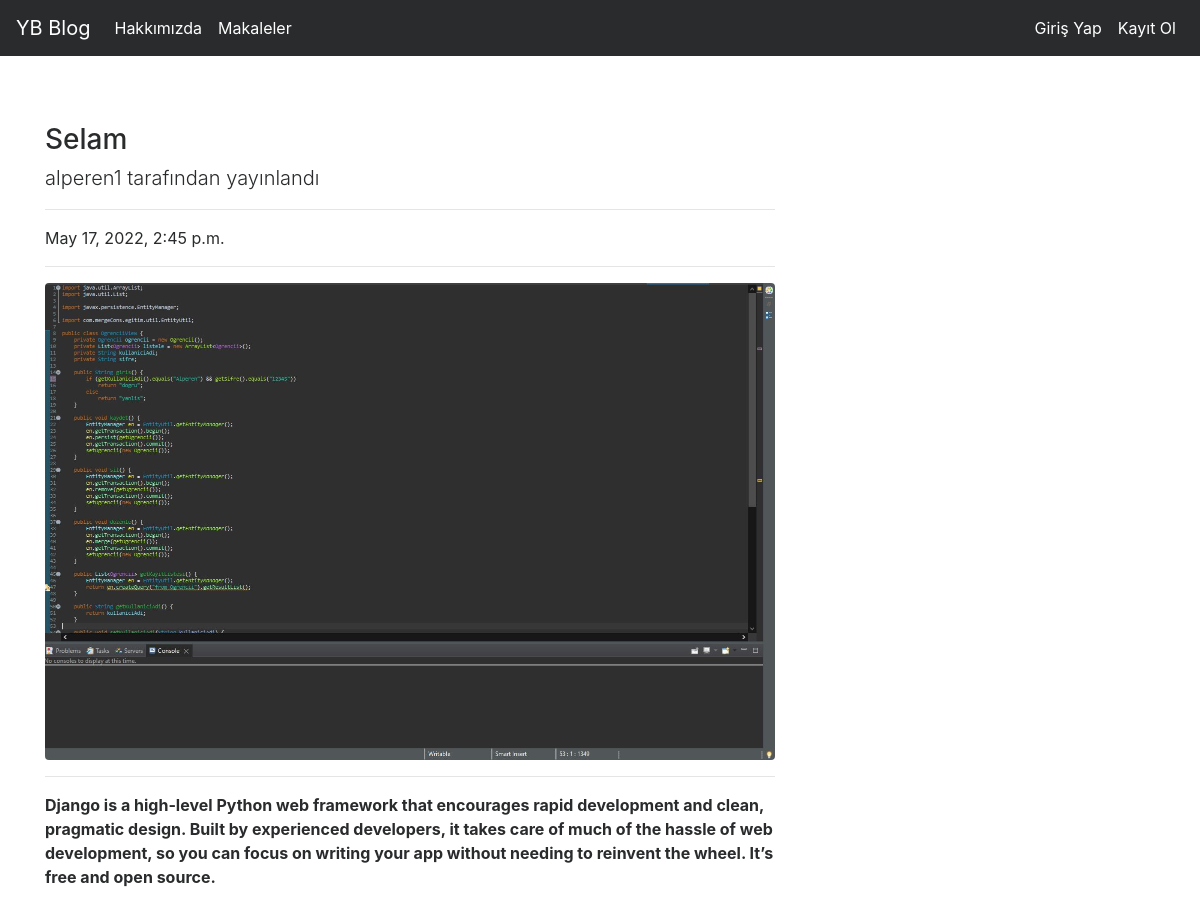
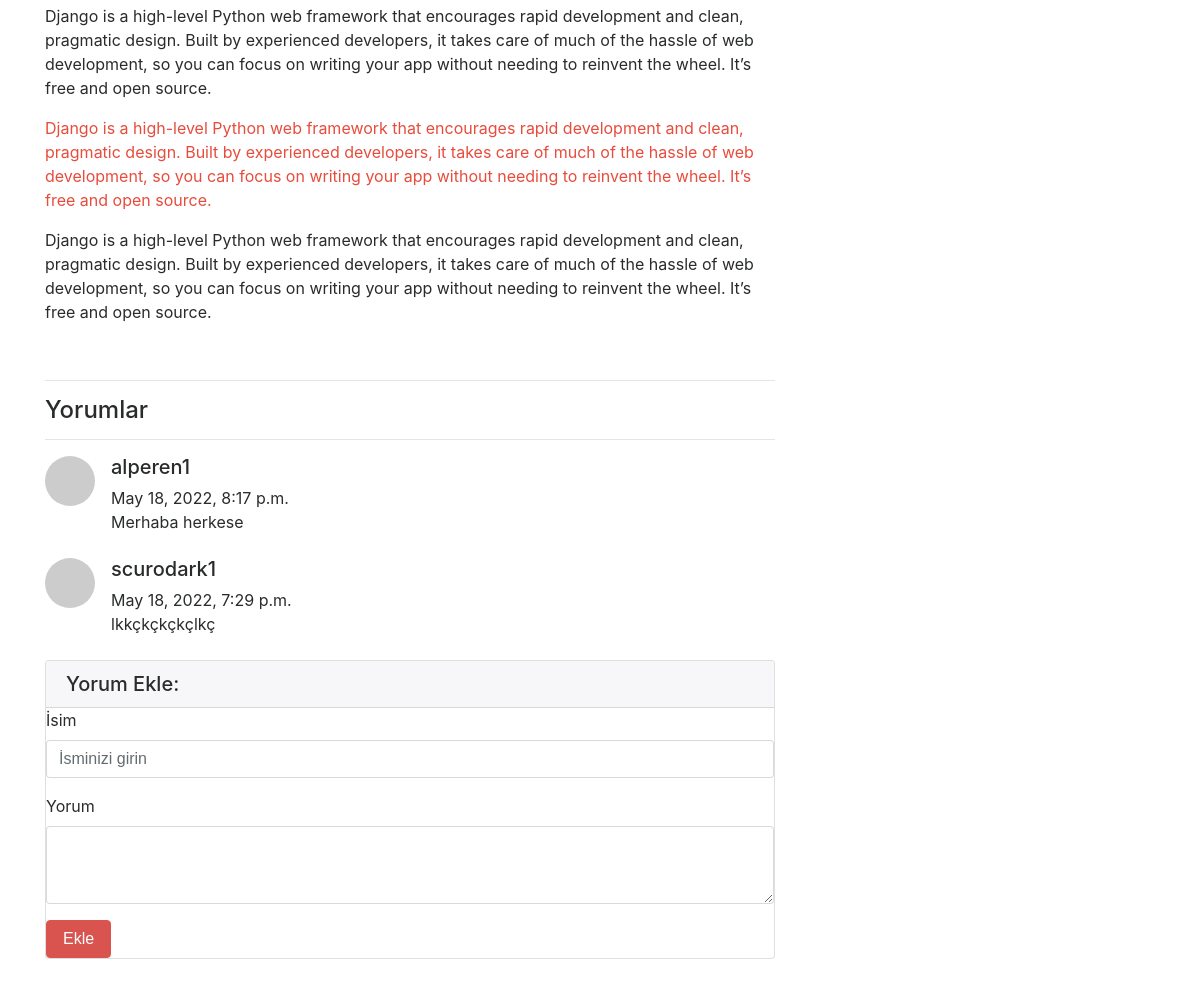
/articles/article/6, run on the app's committed database (2 pictures, top to bottom).
### article/models.py (models this page shows, shortened)
class Article(models.Model):
    author = models.ForeignKey("auth.User", on_delete=models.CASCADE, verbose_name="yazar")
    title = models.CharField(max_length=50,verbose_name="başlık")
    content = RichTextField()
    created_date = models.DateTimeField(auto_now_add = True, verbose_name="Oluşturulma Tarihi")
    article_image = models.FileField(blank = True,null = True, verbose_name="Makaleye Fotoğraf Ekleyin")
    class Meta:
        ordering = ['-created_date']

class Comment(models.Model):
    article = models.ForeignKey(Article,on_delete=models.CASCADE, verbose_name = "Makale",related_name="comments")
    comment_author = models.CharField(max_length=50,verbose_name="İsim")
    comment_content = models.CharField(max_length=200,verbose_name="Yorum")
    comment_date = models.DateTimeField(auto_now_add=True)
    class Meta:
        ordering = ['-comment_date']

### article/views.py (the view)
# urls.py: path('article/<int:id>',views.detail,name = "detail"),
def detail(request,id):
    article = get_object_or_404(Article,id = id)
    comments = article.comments.all()
    return render(request,"detail.html",{"article":article,"comments":comments})

### templates/detail.html (shortened to what this page needs)
{% extends "layout.html" %}
{% block body %}
<div class="row">
    <div class="col-lg-8">
      <h3 class="mt-4">{{article.title}}</h3>
      <p class="lead">
        {{article.author.username}} tarafından yayınlandı
      </p>
      <hr>
      <p>{{article.created_date}}</p>
      <hr>
      {% if article.article_image %}
      <img class="img-fluid rounded" src="{{article.article_image.url}}" alt="">
      {% endif %}
      <hr>
      <p class="lead">
          {{article.content|safe}}
      </p>
      <hr>
      <h4>Yorumlar</h4>
      <hr>
      {% if comments %}
      {% for comment in comments  %}
        <div class="media mb-4">
          <img class="d-flex mr-3 rounded-circle" src="http://placehold.it/50x50" alt="">
          <div class="media-body">
            <h5 class="mt-0">{{comment.comment_author}}</h5>
            {{comment.comment_date}} <br>
            {{comment.comment_content}}
          </div>
        </div>
      {% endfor %}
      {% else %}
      <div class ="alert alert-danger">
        Bu makaleye herhangi bir yorum yazılmamış,ilk yorum yapan siz olun!
      </div>
      {% endif %}
      <div class="card my-4">
          <h5 class="card-header">Yorum Ekle:</h5>
          <div class="card-body">
            <form method = "post" action = "{% url 'article:comment' article.id %}">
              <div class="form-group">
                  <label for="formGroupExampleInput">İsim</label>
                  <input name = "comment_author" type="text" class="form-control" id="formGroupExampleInput" placeholder="İsminizi girin">
                </div>
              <div class="form-group">
                  <label for="formGroupExampleInput">Yorum</label>
                <textarea name = "comment_content" class="form-control" rows="3"></textarea>
              </div>
              <button type="submit" class="btn btn-danger">Ekle</button>
            </form>
          </div>
        </div>
 {% endblock %}

### data on the page
Article: title "Selam", author.username "alperen1", created_date "May 17, 2022, 2:45 p.m.", article_image (picture), content "Django is a high-level Python web framework that encourages rapid development and clean, pragmatic design. Built by experienced developers, it takes care of much of the hassle of web development, so you can focus on writing your app without needing to reinvent the wheel. It’s free and open source. Django is a high-level Python web framework that encourages rapid development and clean, pragmatic design. Built by experienced developers, it takes care of much of the hassle of web development, so you can focus on writing your app without needing to reinvent the wheel. It’s free and open source. Django is a high-level Python web framework that encourages rapid development and clean, pragmatic…"
Comment: comment_author "alperen1", comment_date "May 18, 2022, 8:17 p.m.", comment_content "Merhaba herkese"
Comment: comment_author "scurodark1", comment_date "May 18, 2022, 7:29 p.m.", comment_content "lkkçkçkçkçlkç"
